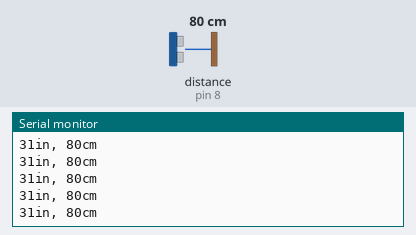
Bench run of a sketch on a simulated Arduino Uno, built with avr-gcc and run on an emulated ATmega328P. On the bench: the last lines printed to the serial monitor. Inputs (shaded band) come from the test bench; at power-on: distance to the obstacle (sensor on pin 8) 80 cm. The echo pulse lasts 58.3 µs per cm.

Above: at 1.2 s.
1.3 s: distance to the obstacle (sensor on pin 8) set to 2 cm
At 1.38 s:
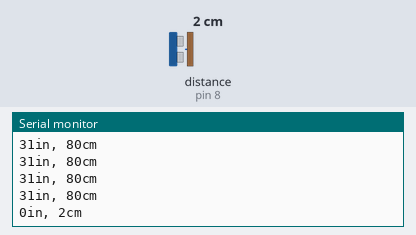
4.3 s: distance to the obstacle (sensor on pin 8) set to 4 cm
At 4.3 s:
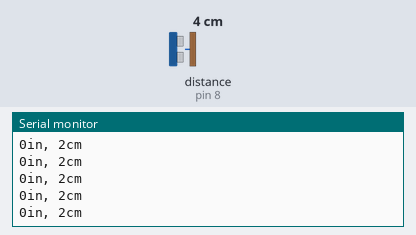
5.8 s: distance to the obstacle (sensor on pin 8) set to 35 cm
At 5.82 s:
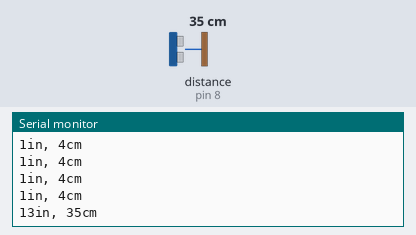
Timing chart, 0 to 8.8 s (numbered marks = the images above; inputs shaded):
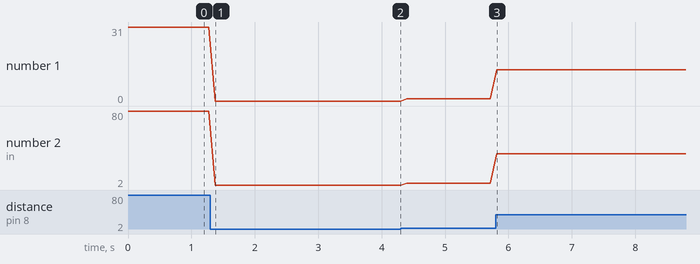

Measured:
- after the input at 1.3 s, the serial monitor: prints a new line after 0.07 s (image 1)
- after the input at 5.8 s, the serial monitor: prints a new line at once (image 3)
- plotted number 1: 31 → 0 after the input at 1.3 s, 0 → 1 after the input at 4.3 s, 1 → 13 after the input at 5.8 s
- plotted number 2: 80 → 2 after the input at 1.3 s, 2 → 4 after the input at 4.3 s, 4 → 35 after the input at 5.8 s

The sketch:

11_Ultrasonic_sensor_UNO.ino
```cpp
void setup() {
  Serial.begin(9600);
  pinMode(7, OUTPUT);
  pinMode(8, INPUT);
}

void loop() {
  long duration, inches, cm;
  digitalWrite(7, LOW);
  delayMicroseconds(2);
  digitalWrite(7, HIGH);
  delayMicroseconds(5);
  digitalWrite(7, LOW);

  duration = pulseIn(8, HIGH);

  inches = duration /74/2;
  cm = duration /29/2;

  Serial.print(inches);
  Serial.print("in, ");
  Serial.print(cm);
  Serial.print("cm");
  Serial.println();

  delay(100);
}
```
